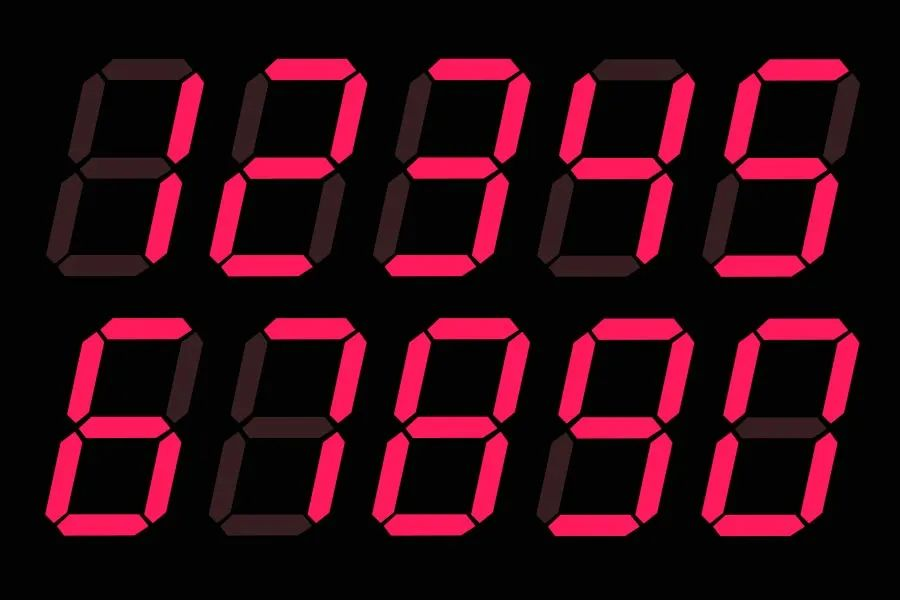
#> input picture template/Segment_digital_tube_number.png, 900 x 600 px, found by its file name
$ python process_template.py
#> lines starting #> are read from the running program, lines starting #| are printed output that depends on the picture; after the words box and inside, x2 and y2 are one past the last pixel; in counts of white or black regions, pixels touching at a corner belong together
#> further down, img is the input picture: shape (600, 900, 3); mean B, G, R 18.6, 8.6, 45.5
### scripts/utils.py
# @Author: Zheng Pan
# @Emial: pan_zheng@nwpu.edu.cn
# Copyright (c) 2025 Zheng Pan
# All rights reserved.
#
# SPDX-License-Identifier: Apache-2.0

import cv2 as cv
# import numpy as np
# import myutils


def cv_show(name, img, wait=0):		# 自定义的展示函数
    cv.imshow(name, img)
    cv.waitKey(wait*1000)  # seconds


# [11 lines of commented-out code are left out]


# [83 lines left out: functions my_resize, sort_contours, not called in this run]


def point_in_rect(point, rect):
    x, y = point
    rx, ry, rw, rh = rect
    return (rx - rw/2 <= x <= rx + rw/2) and (ry - rh/2 <= y <= ry + rh/2)

### scripts/process_template.py
# @Author: Zheng Pan
# @Emial: pan_zheng@nwpu.edu.cn
# Copyright (c) 2025 Zheng Pan
# All rights reserved.
#
# SPDX-License-Identifier: Apache-2.0

import cv2 as cv
import numpy as np
from scripts.utils import cv_show, point_in_rect

# RoI: [x,y,w,h], (x, y): center of the number

DEBUG = 0

def prepocess_template(img):
    """
    处理七位段码数字,模板从1-9,0
    Return: digit_groups(list)储存数字和轮廓,
    digits_dict(dict)存储数字(key))和对应的模板图像(value)

    """

    manual_bboxes = [
        [123, 167, 171, 222],  # 数字 1
        [288, 167, 171, 222],  # 数字 2
        [453, 167, 171, 222],  # 数字 3
        [618, 167, 171, 222],  # 数字 4
        [782, 167, 171, 222],  # 数字 5
        [121, 426, 171, 222],  # 数字 6
        [292, 420, 171, 222],  # 数字 7
        [452, 426, 171, 222],  # 数字 8
        [617, 426, 171, 223],  # 数字 9
        [782, 426, 171, 223],  # 数字 0
    ]

    ref = cv.cvtColor(img, cv.COLOR_BGR2GRAY)
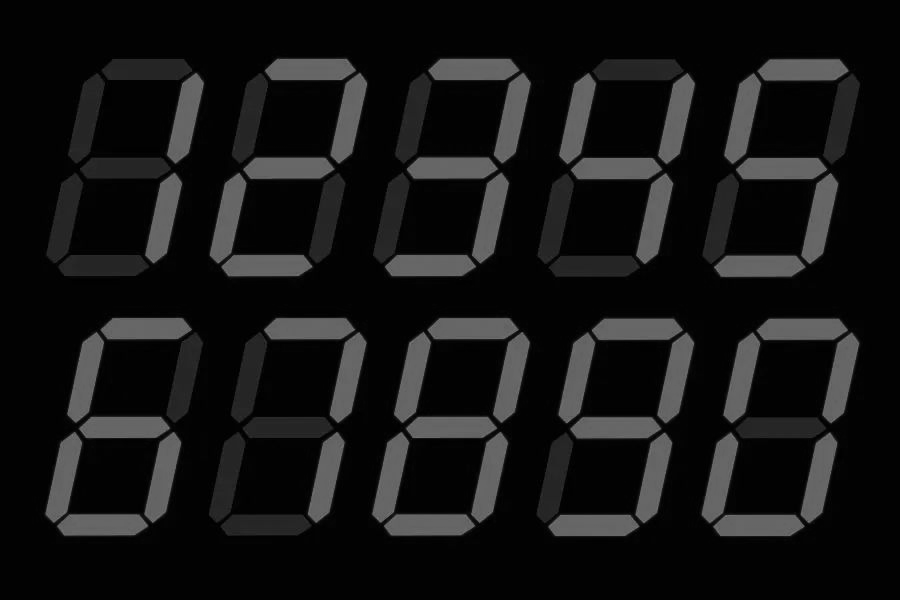
#> ref: shape (600, 900); min 0, max 128, mean 20.8
    if DEBUG:
        cv_show('1. gry template', ref, 2)    # 显示灰度图

    _, ref_binary = cv.threshold(ref, 80, 255, cv.THRESH_BINARY)
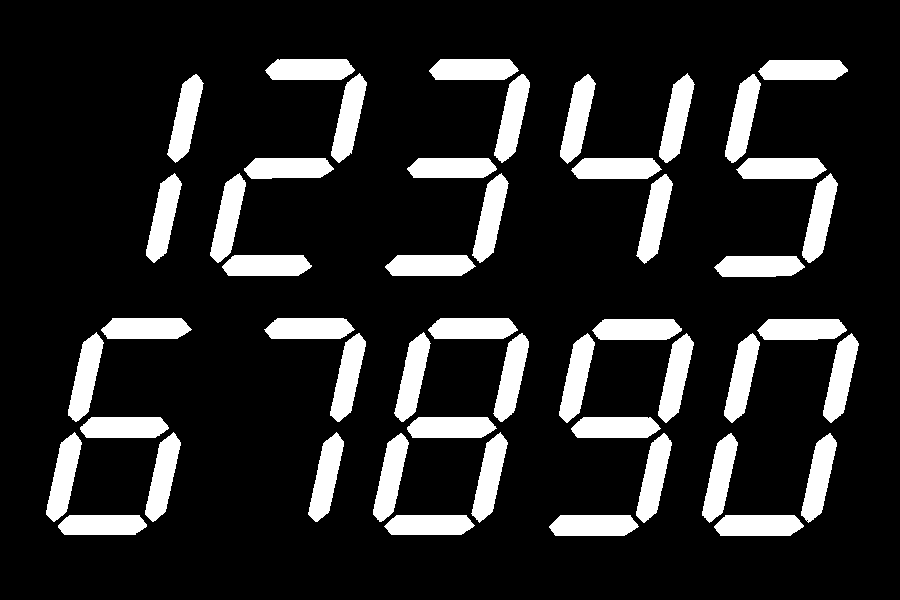
#> ref_binary: shape (600, 900); 15.2% white; 49 white regions
    if DEBUG:
        cv_show('2. Binary Image (After Thresholding)', ref_binary, 2) # 显示二值化后的效果，此时数字应为纯白，背景为纯黑

    # 对模板进行轮廓检测，得到轮廓信息
    refCnts, hierarchy = cv.findContours(ref_binary.copy(), cv.RETR_EXTERNAL, cv.CHAIN_APPROX_NONE)
#> refCnts = 49 contours; largest, box (x1, y1, x2, y2) and area: (394, 332, 431, 422) 1604, (373, 433, 409, 522) 1602, (560, 74, 596, 164) 1601, (702, 433, 738, 523) 1600, (636, 433, 672, 523) 1600
    cv.drawContours(img, refCnts, -1, (0, 255, 255), 2)  # 第一个参数为目标图像
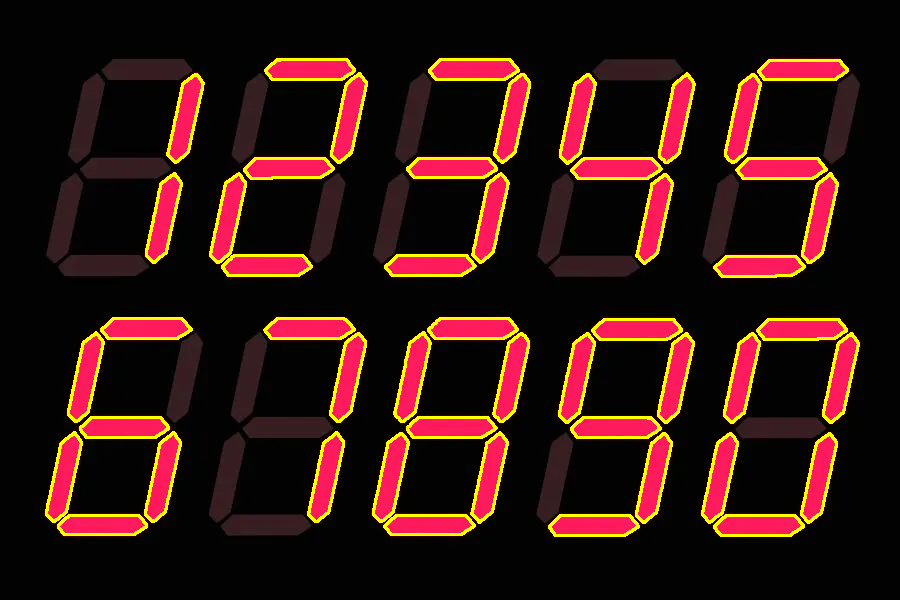
#> img: shape (600, 900, 3); 5.91% of pixels changed, all inside (x1, y1, x2, y2) = (45, 58, 860, 537)
    if DEBUG:
        cv_show('3 Contours on Image ', img, 0)
    print("处理模板ing...")
    print(f"检测到 {len(refCnts)} 个轮廓")  # 1-9,0 共49笔
#| 检测到 49 个轮廓

    # 使用手动边界框分组轮廓
    digit_groups = [[] for _ in range(len(manual_bboxes))]
#> digit_groups = [[], [], [], [], [], [], [], [], [], []]

    for cnt in refCnts:
        # 计算轮廓的中心点
        M = cv.moments(cnt)
        if M["m00"] != 0:
            cx = int(M["m10"] / M["m00"])
            cy = int(M["m01"] / M["m00"])

            # 检查中心点属于哪个数字的边界框
            for i, bbox in enumerate(manual_bboxes):
                if point_in_rect((cx, cy), bbox):
                    digit_groups[i].append(cnt)
                    break
#> this loop made 49 passes
#> (cx, cy) on passes 1 to 12: (758, 525), (592, 525), (428, 524), (101, 524), (818, 477), (719, 477), (653, 477), (390, 477), (489, 477), (325, 477), (162, 476), (63, 476)

    # 可视化分组结果
    img_with_groups = img.copy()
    colors = [(255, 0, 0), (0, 255, 0), (0, 0, 255),
              (255, 255, 0), (255, 0, 255), (0, 255, 255),
              (128, 0, 0), (0, 128, 0), (0, 0, 128), (128, 128, 0),
            ]

    # 创建数字模板字典
    digits_dict = {}

    for i, (group, bbox) in enumerate(zip(digit_groups, manual_bboxes)):
        color = colors[i % len(colors)]

        # 绘制数字边界框
        x, y, w, h = bbox
        cv.rectangle(img_with_groups,
                     (int(x - w/2), int(y - h/2)),
                     (int(x + w/2), int(y + h/2)),
                     color, 2)

        # 绘制属于该数字的轮廓
        cv.drawContours(img_with_groups, group, -1, color, 1)

        # 根据索引确定标记内容
        if i < 9:
            label = str(i + 1)  # 数字1-9
        elif i == 9:
            label = '0'  # 数字0

        # 标记数字编号
        cv.putText(img_with_groups, label,
                   (int(x - w/2) + 5, int(y - h/2) + 15),
                   cv.FONT_HERSHEY_SIMPLEX, 0.5, color, 1)

        # 为每个数字创建模板
        size_number = (57, 88)
        angle = 1.5
        center = (size_number[0]//2, size_number[1]//2)  # 图像中心作为旋转中心
        M = cv.getRotationMatrix2D(center, angle, 1.0)

        # rotated_full_image = cv.warpAffine(img, M, [img.shape[1], img.shape[0]])

        if group:
            # 创建一个与边界框相同大小的空白图像
            digit_template = np.zeros((int(h), int(w)), dtype=np.uint8)

            # 将轮廓绘制到模板上
            for cnt in group:
                # 调整轮廓坐标到模板坐标系
                offset_cnt = cnt - [int(x - w/2), int(y - h/2)]
                cv.drawContours(digit_template, [offset_cnt], -1, 255, -1)  # 填充轮廓


            digit_template = cv.resize(digit_template, size_number)
            digit_template = cv.warpAffine(digit_template, M, [digit_template.shape[1], digit_template.shape[0]])
            # 存储模板，对小数点使用特殊键值'.'
            if i < 9:
                digits_dict[i + 1] = digit_template
            elif i == 9:
                digits_dict[0] = digit_template
#> this loop made 10 passes
#> bbox on passes 1 to 10: [123, 167, 171, 222], [288, 167, 171, 222], [453, 167, 171, 222], [618, 167, 171, 222], [782, 167, 171, 222], [121, 426, 171, 222], [292, 420, 171, 222], [452, 426, 171, 222], [617, 426, 171, 223], [782, 426, 171, 223]
#> pass 1, in prepocess_template, `digit_template = cv.warpAffine(digit_template, M, [digit_template.shap..`:
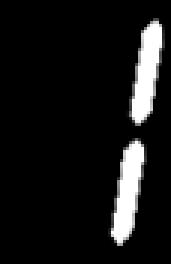
#> digit_template: shape (88, 57) (shown 3 times larger); min 0, max 255, mean 22.5
#> after the loop:
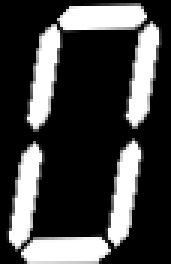
#> digit_template: shape (88, 57) (shown 3 times larger); min 0, max 255, mean 67.5
#> after the loop:
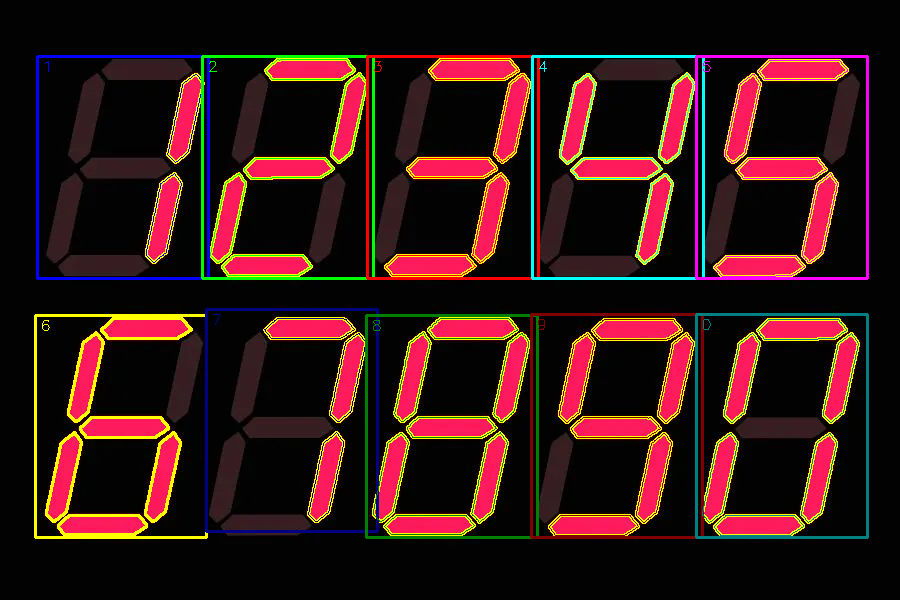
#> img_with_groups: shape (600, 900, 3); 5.69% of pixels changed, all inside (x1, y1, x2, y2) = (34, 55, 869, 539)


    print(f"数字resize为了{size_number} \n" \
            "当前给定区域size, template_matching时把数字区域也照这个resizing")
#| 数字resize为了(57, 88)
#| 当前给定区域size, template_matching时把数字区域也照这个resizing

    if DEBUG:
        cv_show('4. Grouped Contours with Manual BBoxes', img_with_groups, 0)     # 显示分组结果

    print("\n 模板数字分组结果统计:")
    for i, group in enumerate(digit_groups):
        if i < 9:
            label = f"段码数字 {i + 1}"
        elif i == 9:
            label = "段码数字 0"
        print(f"{label}: {len(group)} 个轮廓")
#> this loop made 10 passes
#| 段码数字 1: 2 个轮廓
#| 段码数字 2: 5 个轮廓
#| 段码数字 3: 5 个轮廓
#| 段码数字 4: 4 个轮廓
#| 段码数字 5: 5 个轮廓
#| 段码数字 6: 6 个轮廓
#| 段码数字 7: 3 个轮廓
#| 段码数字 8: 7 个轮廓
#> (further printed lines are left out)

    return digit_groups, digits_dict


# [129 lines left out: function prepocess_template_with_dot, not called in this run]


if __name__ == "__main__":
    if 0:
        img = cv.imread("template/Segment_digital_tube_number_with_dot.png")
        # cv_show('template', img, 2)
        digit_groups, digits_dict = prepocess_template_with_dot(img)
        cv_show(f'Digit {5} Template', digits_dict[5], 0)
        cv_show(f'Digit {9} Template', digits_dict[9], 0)
        cv_show(f'Dot', digits_dict['.'], 0)
    else:

        img = cv.imread("template/Segment_digital_tube_number.png")
        # cv_show('template', img, 2)
        digit_groups, digits_dict = prepocess_template(img)

        cv_show(f'Digit {5} Template', digits_dict[1], 0)
        cv_show(f'Digit {9} Template', digits_dict[7], 0)
#> call 2 of cv_show, with name = 'Digit 9 Template', wait = 0
#> in cv_show (call 2), `cv.imshow(name, img)`:
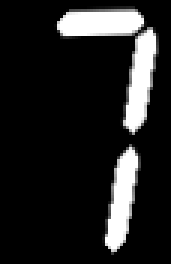
#> window 'Digit 9 Template': shape (88, 57) (shown 3 times larger); min 0, max 255, mean 34.1
